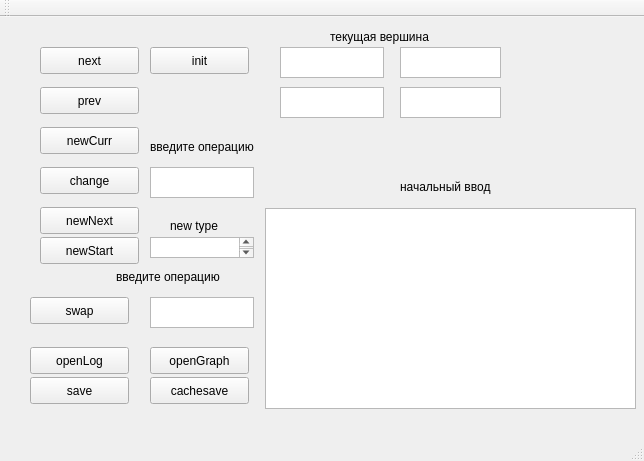
<?xml version="1.0" encoding="UTF-8"?>
<ui version="4.0">
 <class>MainWindow</class>
 <widget class="QMainWindow" name="MainWindow">
  <property name="geometry">
   <rect>
    <x>0</x>
    <y>0</y>
    <width>644</width>
    <height>461</height>
   </rect>
  </property>
  <property name="windowTitle">
   <string>MainWindow</string>
  </property>
  <widget class="QWidget" name="centralWidget">
   <widget class="QPushButton" name="nextNode">
    <property name="geometry">
     <rect>
      <x>40</x>
      <y>30</y>
      <width>99</width>
      <height>27</height>
     </rect>
    </property>
    <property name="text">
     <string>next</string>
    </property>
   </widget>
   <widget class="QPushButton" name="prevNode">
    <property name="geometry">
     <rect>
      <x>40</x>
      <y>70</y>
      <width>99</width>
      <height>27</height>
     </rect>
    </property>
    <property name="text">
     <string>prev</string>
    </property>
   </widget>
   <widget class="QPushButton" name="initNode">
    <property name="geometry">
     <rect>
      <x>150</x>
      <y>30</y>
      <width>99</width>
      <height>27</height>
     </rect>
    </property>
    <property name="text">
     <string>init</string>
    </property>
   </widget>
   <widget class="QTextBrowser" name="status">
    <property name="geometry">
     <rect>
      <x>265</x>
      <y>191</y>
      <width>371</width>
      <height>201</height>
     </rect>
    </property>
   </widget>
   <widget class="QPushButton" name="newNode">
    <property name="geometry">
     <rect>
      <x>40</x>
      <y>110</y>
      <width>99</width>
      <height>27</height>
     </rect>
    </property>
    <property name="text">
     <string>newCurr</string>
    </property>
   </widget>
   <widget class="QPushButton" name="changeNode">
    <property name="geometry">
     <rect>
      <x>40</x>
      <y>150</y>
      <width>99</width>
      <height>27</height>
     </rect>
    </property>
    <property name="text">
     <string>change</string>
    </property>
   </widget>
   <widget class="QTextEdit" name="firstInput">
    <property name="geometry">
     <rect>
      <x>280</x>
      <y>30</y>
      <width>104</width>
      <height>31</height>
     </rect>
    </property>
   </widget>
   <widget class="QTextEdit" name="secondInput">
    <property name="geometry">
     <rect>
      <x>280</x>
      <y>70</y>
      <width>104</width>
      <height>31</height>
     </rect>
    </property>
   </widget>
   <widget class="QTextBrowser" name="firstResult">
    <property name="geometry">
     <rect>
      <x>400</x>
      <y>30</y>
      <width>101</width>
      <height>31</height>
     </rect>
    </property>
   </widget>
   <widget class="QTextBrowser" name="secondResult">
    <property name="geometry">
     <rect>
      <x>400</x>
      <y>70</y>
      <width>101</width>
      <height>31</height>
     </rect>
    </property>
   </widget>
   <widget class="QTextEdit" name="newOperation">
    <property name="geometry">
     <rect>
      <x>150</x>
      <y>150</y>
      <width>104</width>
      <height>31</height>
     </rect>
    </property>
   </widget>
   <widget class="QPushButton" name="saveButton">
    <property name="geometry">
     <rect>
      <x>30</x>
      <y>360</y>
      <width>99</width>
      <height>27</height>
     </rect>
    </property>
    <property name="text">
     <string>save</string>
    </property>
   </widget>
   <widget class="QPushButton" name="swapButton">
    <property name="geometry">
     <rect>
      <x>30</x>
      <y>280</y>
      <width>99</width>
      <height>27</height>
     </rect>
    </property>
    <property name="text">
     <string>swap</string>
    </property>
   </widget>
   <widget class="QTextEdit" name="swapNode">
    <property name="geometry">
     <rect>
      <x>150</x>
      <y>280</y>
      <width>104</width>
      <height>31</height>
     </rect>
    </property>
   </widget>
   <widget class="QPushButton" name="cacheSaveButton">
    <property name="geometry">
     <rect>
      <x>150</x>
      <y>360</y>
      <width>99</width>
      <height>27</height>
     </rect>
    </property>
    <property name="text">
     <string>cachesave</string>
    </property>
   </widget>
   <widget class="QLabel" name="label_2">
    <property name="geometry">
     <rect>
      <x>116</x>
      <y>250</y>
      <width>141</width>
      <height>20</height>
     </rect>
    </property>
    <property name="text">
     <string>введите операцию</string>
    </property>
   </widget>
   <widget class="QLabel" name="label_3">
    <property name="geometry">
     <rect>
      <x>150</x>
      <y>120</y>
      <width>141</width>
      <height>20</height>
     </rect>
    </property>
    <property name="text">
     <string>введите операцию</string>
    </property>
   </widget>
   <widget class="QLabel" name="label_4">
    <property name="geometry">
     <rect>
      <x>400</x>
      <y>160</y>
      <width>121</width>
      <height>20</height>
     </rect>
    </property>
    <property name="text">
     <string>начальный ввод</string>
    </property>
   </widget>
   <widget class="QLabel" name="label_5">
    <property name="geometry">
     <rect>
      <x>330</x>
      <y>10</y>
      <width>171</width>
      <height>20</height>
     </rect>
    </property>
    <property name="text">
     <string>текущая вершина</string>
    </property>
   </widget>
   <widget class="QPushButton" name="newNextNode">
    <property name="geometry">
     <rect>
      <x>40</x>
      <y>190</y>
      <width>99</width>
      <height>27</height>
     </rect>
    </property>
    <property name="text">
     <string>newNext</string>
    </property>
   </widget>
   <widget class="QPushButton" name="newStart">
    <property name="geometry">
     <rect>
      <x>40</x>
      <y>220</y>
      <width>99</width>
      <height>27</height>
     </rect>
    </property>
    <property name="text">
     <string>newStart</string>
    </property>
   </widget>
   <widget class="QTextEdit" name="newType">
    <property name="geometry">
     <rect>
      <x>150</x>
      <y>220</y>
      <width>104</width>
      <height>21</height>
     </rect>
    </property>
   </widget>
   <widget class="QLabel" name="label_6">
    <property name="geometry">
     <rect>
      <x>170</x>
      <y>200</y>
      <width>67</width>
      <height>17</height>
     </rect>
    </property>
    <property name="text">
     <string>new type</string>
    </property>
   </widget>
   <widget class="QPushButton" name="pushButton">
    <property name="geometry">
     <rect>
      <x>30</x>
      <y>330</y>
      <width>99</width>
      <height>27</height>
     </rect>
    </property>
    <property name="text">
     <string>openLog</string>
    </property>
   </widget>
   <widget class="QPushButton" name="openGraph">
    <property name="geometry">
     <rect>
      <x>150</x>
      <y>330</y>
      <width>99</width>
      <height>27</height>
     </rect>
    </property>
    <property name="text">
     <string>openGraph</string>
    </property>
   </widget>
  </widget>
  <widget class="QMenuBar" name="menuBar">
   <property name="geometry">
    <rect>
     <x>0</x>
     <y>0</y>
     <width>644</width>
     <height>25</height>
    </rect>
   </property>
  </widget>
  <widget class="QToolBar" name="mainToolBar">
   <attribute name="toolBarArea">
    <enum>TopToolBarArea</enum>
   </attribute>
   <attribute name="toolBarBreak">
    <bool>false</bool>
   </attribute>
  </widget>
  <widget class="QStatusBar" name="statusBar"/>
 </widget>
 <layoutdefault spacing="6" margin="11"/>
 <resources/>
 <connections/>
</ui>
